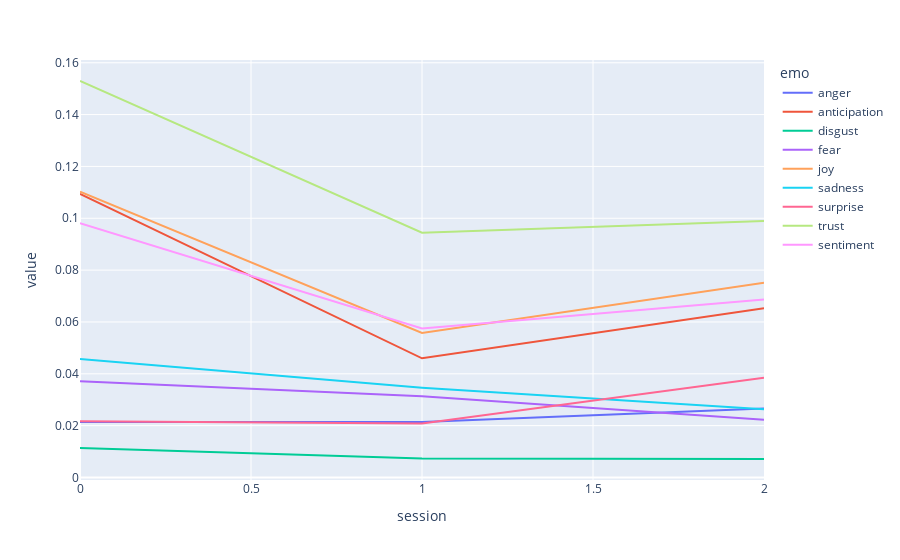

Notebook cell for this chart:
### Code cell
px.line(session_thin, x='session', y='value', color='emo')

### Figure 1 — Plotly figure (JSON) as saved in the notebook; plotly's stock layout.template omitted (floating-point values rounded to 4 significant figures)
{"data": [{"hovertemplate": "emo=anger<br>session=%{x}<br>value=%{y}<extra></extra>", "legendgroup": "anger", "line": {"color": "#636efa", "dash": "solid"}, "marker": {"symbol": "circle"}, "mode": "lines", "name": "anger", "orientation": "v", "showlegend": true, "type": "scatter", "x": [0, 1, 2], "xaxis": "x", "y": [0.02143, 0.02135, 0.0266], "yaxis": "y"}, {"hovertemplate": "emo=anticipation<br>session=%{x}<br>value=%{y}<extra></extra>", "legendgroup": "anticipation", "line": {"color": "#EF553B", "dash": "solid"}, "marker": {"symbol": "circle"}, "mode": "lines", "name": "anticipation", "orientation": "v", "showlegend": true, "type": "scatter", "x": [0, 1, 2], "xaxis": "x", "y": [0.1094, 0.04597, 0.06533], "yaxis": "y"}, {"hovertemplate": "emo=disgust<br>session=%{x}<br>value=%{y}<extra></extra>", "legendgroup": "disgust", "line": {"color": "#00cc96", "dash": "solid"}, "marker": {"symbol": "circle"}, "mode": "lines", "name": "disgust", "orientation": "v", "showlegend": true, "type": "scatter", "x": [0, 1, 2], "xaxis": "x", "y": [0.01134, 0.007313, 0.007125], "yaxis": "y"}, {"hovertemplate": "emo=fear<br>session=%{x}<br>value=%{y}<extra></extra>", "legendgroup": "fear", "line": {"color": "#ab63fa", "dash": "solid"}, "marker": {"symbol": "circle"}, "mode": "lines", "name": "fear", "orientation": "v", "showlegend": true, "type": "scatter", "x": [0, 1, 2], "xaxis": "x", "y": [0.03711, 0.03138, 0.02222], "yaxis": "y"}, {"hovertemplate": "emo=joy<br>session=%{x}<br>value=%{y}<extra></extra>", "legendgroup": "joy", "line": {"color": "#FFA15A", "dash": "solid"}, "marker": {"symbol": "circle"}, "mode": "lines", "name": "joy", "orientation": "v", "showlegend": true, "type": "scatter", "x": [0, 1, 2], "xaxis": "x", "y": [0.1102, 0.05572, 0.07513], "yaxis": "y"}, {"hovertemplate": "emo=sadness<br>session=%{x}<br>value=%{y}<extra></extra>", "legendgroup": "sadness", "line": {"color": "#19d3f3", "dash": "solid"}, "marker": {"symbol": "circle"}, "mode": "lines", "name": "sadness", "orientation": "v", "showlegend": true, "type": "scatter", "x": [0, 1, 2], "xaxis": "x", "y": [0.04574, 0.03463, 0.02631], "yaxis": "y"}, {"hovertemplate": "emo=surprise<br>session=%{x}<br>value=%{y}<extra></extra>", "legendgroup": "surprise", "line": {"color": "#FF6692", "dash": "solid"}, "marker": {"symbol": "circle"}, "mode": "lines", "name": "surprise", "orientation": "v", "showlegend": true, "type": "scatter", "x": [0, 1, 2], "xaxis": "x", "y": [0.02173, 0.02078, 0.03851], "yaxis": "y"}, {"hovertemplate": "emo=trust<br>session=%{x}<br>value=%{y}<extra></extra>", "legendgroup": "trust", "line": {"color": "#B6E880", "dash": "solid"}, "marker": {"symbol": "circle"}, "mode": "lines", "name": "trust", "orientation": "v", "showlegend": true, "type": "scatter", "x": [0, 1, 2], "xaxis": "x", "y": [0.153, 0.09445, 0.09897], "yaxis": "y"}, {"hovertemplate": "emo=sentiment<br>session=%{x}<br>value=%{y}<extra></extra>", "legendgroup": "sentiment", "line": {"color": "#FF97FF", "dash": "solid"}, "marker": {"symbol": "circle"}, "mode": "lines", "name": "sentiment", "orientation": "v", "showlegend": true, "type": "scatter", "x": [0, 1, 2], "xaxis": "x", "y": [0.09807, 0.0575, 0.06862], "yaxis": "y"}], "layout": {"autosize": true, "legend": {"title": {"text": "emo"}, "tracegroupgap": 0}, "margin": {"t": 60}, "xaxis": {"anchor": "y", "autorange": true, "domain": [0, 1], "range": [0, 2], "title": {"text": "session"}, "type": "linear"}, "yaxis": {"anchor": "x", "autorange": true, "domain": [0, 1], "range": [-0.0009771, 0.1611], "title": {"text": "value"}, "type": "linear"}}}
